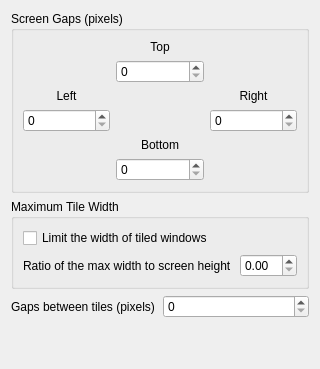
     <widget class="QWidget" name="geometryTab">
      <attribute name="title">
       <string>Geometry</string>
      </attribute>
      <layout class="QVBoxLayout" name="verticalLayout_5">
       <item>
        <widget class="QGroupBox" name="groupBox">
         <property name="title">
          <string>Screen Gaps (pixels)</string>
         </property>
         <layout class="QGridLayout" name="gridLayout_3">
          <item row="2" column="3">
           <widget class="QSpinBox" name="kcfg_screenGapTop">
            <property name="maximum">
             <number>999</number>
            </property>
           </widget>
          </item>
          <item row="4" column="0">
           <widget class="QSpinBox" name="kcfg_screenGapLeft">
            <property name="maximum">
             <number>999</number>
            </property>
           </widget>
          </item>
          <item row="4" column="4">
           <widget class="QSpinBox" name="kcfg_screenGapRight">
            <property name="maximum">
             <number>999</number>
            </property>
           </widget>
          </item>
          <item row="0" column="3">
           <widget class="QLabel" name="screenGapTop">
            <property name="text">
             <string>Top</string>
            </property>
            <property name="alignment">
             <set>Qt::AlignmentFlag::AlignCenter</set>
            </property>
           </widget>
          </item>
          <item row="6" column="3">
           <widget class="QSpinBox" name="kcfg_screenGapBottom">
            <property name="maximum">
             <number>999</number>
            </property>
           </widget>
          </item>
          <item row="5" column="3">
           <widget class="QLabel" name="screenGapBottom">
            <property name="text">
             <string>Bottom</string>
            </property>
            <property name="alignment">
             <set>Qt::AlignmentFlag::AlignCenter</set>
            </property>
           </widget>
          </item>
          <item row="3" column="0">
           <widget class="QLabel" name="screenGapLeft">
            <property name="text">
             <string>Left</string>
            </property>
            <property name="alignment">
             <set>Qt::AlignmentFlag::AlignCenter</set>
            </property>
           </widget>
          </item>
          <item row="3" column="4">
           <widget class="QLabel" name="screenGapRight">
            <property name="text">
             <string>Right</string>
            </property>
            <property name="alignment">
             <set>Qt::AlignmentFlag::AlignCenter</set>
            </property>
           </widget>
          </item>
         </layout>
        </widget>
       </item>
       <item>
        <widget class="QGroupBox" name="groupBox_9">
         <property name="title">
          <string>Maximum Tile Width</string>
         </property>
         <layout class="QGridLayout" name="gridLayout_8">
          <item row="0" column="0">
           <widget class="QCheckBox" name="kcfg_limitTileWidth">
            <property name="text">
             <string>Limit the width of tiled windows</string>
            </property>
           </widget>
          </item>
          <item row="1" column="0">
           <layout class="QHBoxLayout" name="horizontalLayout_2">
            <item>
             <widget class="QLabel" name="limitTileWidthRatioLabel">
              <property name="sizePolicy">
               <sizepolicy hsizetype="Maximum" vsizetype="Preferred">
                <horstretch>0</horstretch>
                <verstretch>0</verstretch>
               </sizepolicy>
              </property>
              <property name="text">
               <string>Ratio of the max width to screen height </string>
              </property>
             </widget>
            </item>
            <item>
             <widget class="QDoubleSpinBox" name="kcfg_limitTileWidthRatio"/>
            </item>
           </layout>
          </item>
         </layout>
        </widget>
       </item>
       <item>
        <layout class="QHBoxLayout" name="horizontalLayout">
         <item>
          <widget class="QLabel" name="tileGapLabel">
           <property name="text">
            <string>Gaps between tiles (pixels)</string>
           </property>
          </widget>
         </item>
         <item>
          <widget class="QSpinBox" name="kcfg_tileLayoutGap">
           <property name="maximum">
            <number>9999</number>
           </property>
          </widget>
         </item>
        </layout>
       </item>
       <item>
        <spacer name="verticalSpacer">
         <property name="orientation">
          <enum>Qt::Orientation::Vertical</enum>
         </property>
         <property name="sizeHint" stdset="0">
          <size>
           <width>20</width>
           <height>40</height>
          </size>
         </property>
        </spacer>
       </item>
      </layout>
     </widget>
